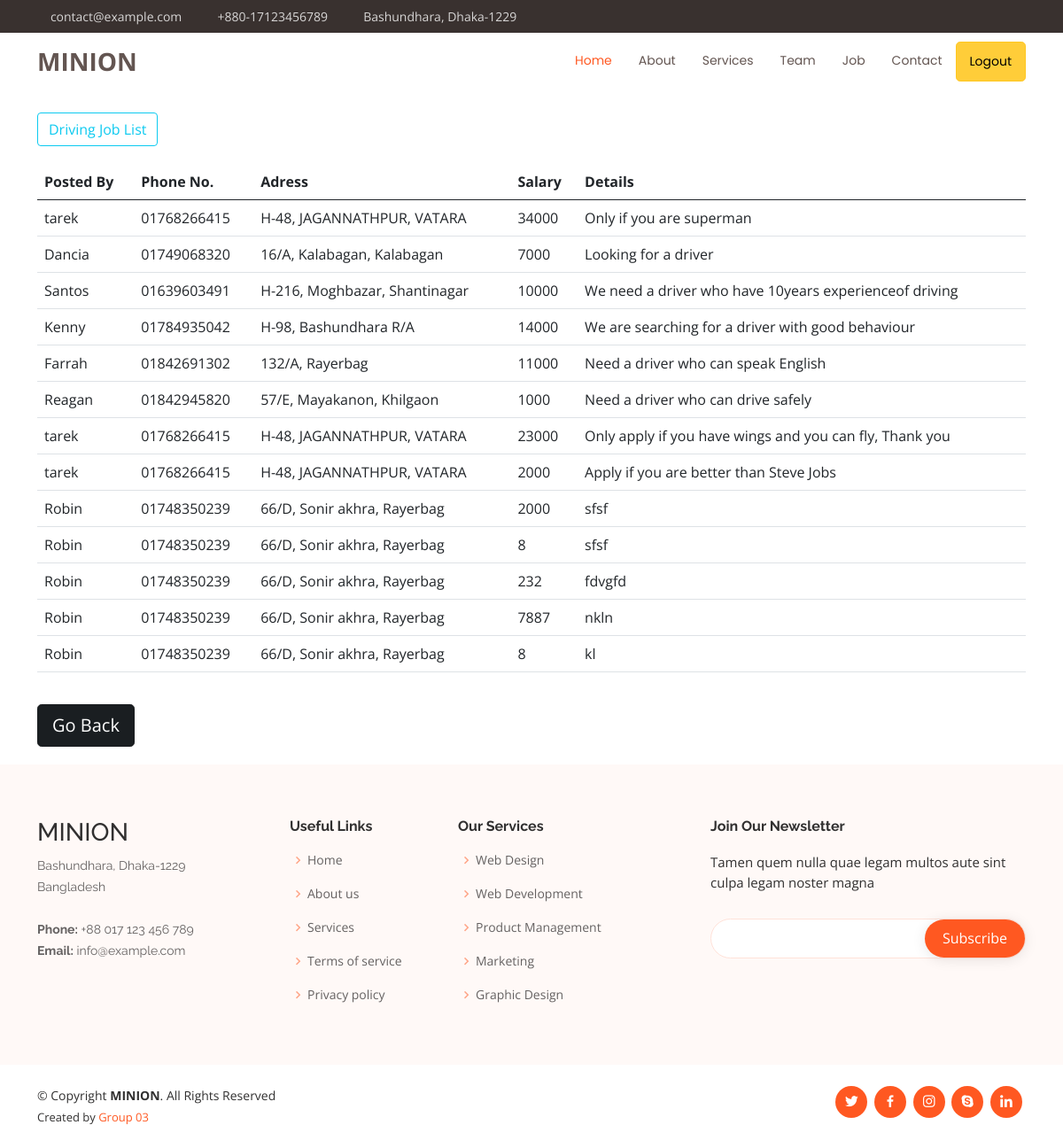
The app's page /drivingjobs.php (signed in) with its own data.
### tables this page shows
CREATE TABLE `jobs` (
  `jobid` varchar(10) NOT NULL,
  `userid` varchar(10) NOT NULL,
  `wtype` int(1) NOT NULL,
  `salary` int(10) NOT NULL,
  `details` varchar(255) NOT NULL
);

CREATE TABLE `users` (
  `userid` varchar(10) NOT NULL,
  `username` varchar(255) NOT NULL,
  `userpassword` varchar(10) NOT NULL,
  `userphone` varchar(11) NOT NULL,
  `useremail` varchar(255) NOT NULL,
  `useradress` varchar(255) NOT NULL,
  `userage` int(10) NOT NULL,
  `usergender` int(1) NOT NULL,
  `active` int(1) NOT NULL
);

### drivingjobs.php (the view, shortened to what this page needs)
<?php session_start();
if (isset($_SESSION['workerid'])) {
?>
  <!DOCTYPE html>
  <html lang="en">
  <head>
    <link href="assets/vendor/bootstrap/css/bootstrap.min.css" rel="stylesheet" />
    <link href="assets/vendor/icofont/icofont.min.css" rel="stylesheet" />
    <link href="assets/vendor/boxicons/css/boxicons.min.css" rel="stylesheet" />
    <link href="assets/vendor/venobox/venobox.css" rel="stylesheet" />
    <link href="assets/vendor/owl.carousel/assets/owl.carousel.min.css" rel="stylesheet" />
    <link href="assets/vendor/aos/aos.css" rel="stylesheet" />
    <link href="assets/css/style.css" rel="stylesheet" />
  </head>
  <body>
    <section id="topbar" class="d-none d-lg-block">
      <div class="container d-flex justify-content-between">
        <div class="contact-info">
          <ul>
            <li>
              <i class="icofont-envelope"></i><a href="mailto:contact@example.com">contact@example.com</a>
            </li>
            <li><i class="icofont-phone"></i> +880-17123456789</li>
            <li><i class="icofont-address-book"></i> Bashundhara, Dhaka-1229</li>
          </ul>
        </div>
      </div>
    </section>
    <header id="header">
      <div class="container d-flex justify-content-between">
        <div class="logo">
          <h1 class="text-light">
            <a href="index.php"><span>MINION</span></a>
          </h1>
        </div>
        <nav class="nav-menu d-none d-lg-block">
          <ul>
            <li class="active"><a href="index.php">Home</a></li>
            <li><a href="#about">About</a></li>
            <li><a href="#services">Services</a></li>
            <li><a href="#team">Team</a></li>
            <li><a href="#job">Job</a></li>
            <li><a href="#contact">Contact</a></li>
            <li><a href="processlogout.php?logout" class="btn btn-warning btn-lg active" role="button" aria-pressed="true">Logout</a></li>
          </ul>
      </div>
    </header>
    <div class="container">
      <a class="btn btn-outline-info" href="drivingjobs.php" role="button" style="margin:20px 0px;">Driving Job List</a>
      <?php
      $servername = "localhost";
      $username = "root";
      $password = "";
      $dbname = "workerreview";
      $conn = new mysqli($servername, $username, $password, $dbname);
      $sql = "SELECT users.username, users.userphone, users.useradress, jobs.salary, jobs.details, jobs.wtype FROM jobs,users WHERE jobs.userid = users.userid";
      $result = mysqli_query($conn, $sql) or die(mysqli_erro($mysqli));
      ?>
      <div class="rpw justify-content-center">
        <table class="table">
          <thead class="thead-dark">
            <tr>
              <th>Posted By</th>
              <th>Phone No.</th>
              <th>Adress</th>
              <th>Salary</th>
              <th>Details</th>
            </tr>
          </thead>
          <?php
          while ($row = $result->fetch_assoc()) : ?>
            <?php if ($row['wtype'] == 1) { ?>
              <tr>
                <td><?php echo $row['username']; ?></td>
                <td><?php echo $row['userphone']; ?></td>
                <td><?php echo $row['useradress']; ?></td>
                <td><?php echo $row['salary']; ?></td>
                <td><?php echo $row['details']; ?></td>
              </tr>
            <?php } ?>
          <?php endwhile; ?>
        </table>
        <a href="worker.php" class="btn btn-dark btn-lg active" role="button" aria-pressed="true" style="margin:20px 0px;">Go Back</a>
      </div>
    </div>
    <footer id="footer">
      <div class="footer-top">
        <div class="container">
          <div class="row">
            <div class="col-lg-3 col-md-6 footer-contact">
              <h3>MINION</h3>
              <p>
                Bashundhara, Dhaka-1229<br />
                Bangladesh <br /><br />
                <strong>Phone:</strong> +88 017 123 456 789<br />
                <strong>Email:</strong> info@example.com<br />
              </p>
            </div>
            <div class="col-lg-2 col-md-6 footer-links">
              <h4>Useful Links</h4>
              <ul>
                <li>
                  <i class="bx bx-chevron-right"></i> <a href="#">Home</a>
                </li>
                <li>
                  <i class="bx bx-chevron-right"></i> <a href="#">About us</a>
                </li>
                <li>
                  <i class="bx bx-chevron-right"></i> <a href="#">Services</a>
                </li>
                <li>
                  <i class="bx bx-chevron-right"></i>
                  <a href="#">Terms of service</a>
                </li>
                <li>
                  <i class="bx bx-chevron-right"></i>
                  <a href="#">Privacy policy</a>
                </li>
              </ul>
            </div>
            <div class="col-lg-3 col-md-6 footer-links">
              <h4>Our Services</h4>
              <ul>
                <li>
                  <i class="bx bx-chevron-right"></i> <a href="#">Web Design</a>
                </li>
                <li>
                  <i class="bx bx-chevron-right"></i>
                  <a href="#">Web Development</a>
                </li>
                <li>
                  <i class="bx bx-chevron-right"></i>
                  <a href="#">Product Management</a>
                </li>
                <li>
                  <i class="bx bx-chevron-right"></i> <a href="#">Marketing</a>
                </li>
                <li>
                  <i class="bx bx-chevron-right"></i>
                  <a href="#">Graphic Design</a>
                </li>
              </ul>
            </div>
            <div class="col-lg-4 col-md-6 footer-newsletter">
              <h4>Join Our Newsletter</h4>
              <p>
                Tamen quem nulla quae legam multos aute sint culpa legam noster
                magna
              </p>
              <form action="" method="post">
                <input type="email" name="email" /><input type="submit" value="Subscribe" />
              </form>
            </div>
          </div>
        </div>
      </div>
      <div class="container d-lg-flex py-4">
        <div class="me-lg-auto text-center text-lg-start">
          <div class="copyright">
            &copy; Copyright <strong><span>MINION</span></strong>. All Rights Reserved
          </div>
          <div class="credits">
            Created by <a href="#">Group 03</a>
          </div>
        </div>
        <div class="social-links text-center text-lg-right pt-3 pt-lg-0">
          <a href="#" class="twitter"><i class="bx bxl-twitter"></i></a>
          <a href="#" class="facebook"><i class="bx bxl-facebook"></i></a>
          <a href="#" class="instagram"><i class="bx bxl-instagram"></i></a>
          <a href="#" class="google-plus"><i class="bx bxl-skype"></i></a>
          <a href="#" class="linkedin"><i class="bx bxl-linkedin"></i></a>
        </div>
      </div>
    </footer>
  </body>
  </html>
<?php } ?>

### assets/css/style.css (style rules this page uses)
body { font-family: "Open Sans", sans-serif; color: #313030; }
a { color: #ff5821; text-decoration: none; }
h1, h2, h3, h4, h5, h6 { font-family: "Raleway", sans-serif; }
@media (prefers-reduced-motion: no-preference) { :root { scroll-behavior: auto; } }
#topbar { background: #39312f; font-size: 14px; padding: 0; color: rgba(255, 255, 255, 0.8); }
#topbar .contact-info ul { padding: 0; margin: 0; list-style: none; }
#topbar .contact-info li { display: inline-block; padding: 8px 0; }
#topbar .contact-info li + li { margin-left: 18px; }
#topbar .contact-info a { color: rgba(255, 255, 255, 0.8); transition: 0.3s; }
#topbar .contact-info i { color: #ff5821; padding-right: 4px; }
#header { height: 70px; transition: all 0.5s; z-index: 997; transition: all 0.5s; padding: 10px 0; background: #fff; }
#header .logo h1 { font-size: 28px; margin: 0; padding: 8px 0; line-height: 1; font-weight: 700; font-family: "Open Sans", sans-serif; }
#header .logo h1 a, #header .logo h1 a:hover { color: #635551; text-decoration: none; }
.nav-menu, .nav-menu * { margin: 0; padding: 0; list-style: none; }
.nav-menu > ul > li { position: relative; white-space: nowrap; float: left; }
.nav-menu a { display: block; position: relative; color: #635551; padding: 11px 15px; transition: 0.3s; font-size: 14px; font-family: "Poppins", sans-serif; }
.nav-menu a:hover, .nav-menu .active > a, .nav-menu li:hover > a { color: #ff5821; text-decoration: none; }
.mobile-nav { position: fixed; top: 55px; right: 15px; bottom: 15px; left: 15px; z-index: 9999; overflow-y: auto; background: #fff; transition: ease-in-out 0.2s; opacity: 0; visibility: hidden; border-radius: 10px; padding: 10px 0; }
.mobile-nav * { margin: 0; padding: 0; list-style: none; }
.mobile-nav a { display: block; position: relative; color: #473d3a; padding: 10px 20px; font-weight: 500; outline: none; }
.mobile-nav a:hover, .mobile-nav .active > a, .mobile-nav li:hover > a { color: #ff5821; text-decoration: none; }
section { padding: 60px 0; overflow: hidden; }
#footer { color: #313030; font-size: 14px; background: #fff; }
#footer .footer-top { padding: 60px 0 30px 0; background: #fff9f7; }
#footer .footer-top .footer-contact { margin-bottom: 30px; }
#footer .footer-top .footer-contact p { font-size: 14px; line-height: 24px; margin-bottom: 0; font-family: "Raleway", sans-serif; color: #656262; }
#footer .footer-top h4 { font-size: 16px; font-weight: bold; color: #313030; position: relative; padding-bottom: 12px; }
#footer .footer-top .footer-links { margin-bottom: 30px; }
#footer .footer-top .footer-links ul { list-style: none; padding: 0; margin: 0; }
#footer .footer-top .footer-links ul i { padding-right: 2px; color: #ffa587; font-size: 18px; line-height: 1; }
#footer .footer-top .footer-links ul li { padding: 10px 0; display: flex; align-items: center; }
#footer .footer-top .footer-links ul li:first-child { padding-top: 0; }
#footer .footer-top .footer-links ul a { color: #656262; transition: 0.3s; display: inline-block; line-height: 1; }
#footer .footer-newsletter { font-size: 15px; }
#footer .footer-newsletter h4 { font-size: 16px; font-weight: bold; color: #313030; position: relative; padding-bottom: 12px; }
#footer .footer-newsletter form { margin-top: 30px; background: #fff; padding: 6px 10px; position: relative; border-radius: 50px; text-align: left; border: 1px solid #ffe2d9; }
#footer .footer-newsletter form input[type="email"] { border: 0; padding: 4px 8px; width: calc(100% - 100px); }
#footer .footer-newsletter form input[type="submit"] { position: absolute; top: 0; right: 0; bottom: 0; border: 0; background: none; font-size: 16px; padding: 0 20px; background: #ff5821; color: #fff; transition: 0.3s; border-radius: 50px; box-shadow: 0px 2px 15px rgba(0, 0, 0, 0.1); }
#footer .credits { padding-top: 5px; font-size: 13px; color: #313030; }
#footer .social-links a { font-size: 18px; display: inline-block; background: #ff5821; color: #fff; line-height: 1; padding: 8px 0; margin-right: 4px; border-radius: 50%; text-align: center; width: 36px; height: 36px; transition: 0.3s; }

### records on screen
jobs: userid.username "tarek", userid.userphone "01768266415", userid.useradress "H-48, JAGANNATHPUR, VATARA", salary "34000", details "Only if you are superman"
jobs: userid.username "Dancia", userid.userphone "01749068320", userid.useradress "16/A, Kalabagan, Kalabagan", salary "7000", details "Looking for a driver"
jobs: userid.username "Santos", userid.userphone "01639603491", userid.useradress "H-216, Moghbazar, Shantinagar", salary "10000", details "We need a driver who have 10years experienceof driving"
jobs: userid.username "Kenny", userid.userphone "01784935042", userid.useradress "H-98, Bashundhara R/A", salary "14000", details "We are searching for a driver with good behaviour"
jobs: userid.username "Farrah", userid.userphone "01842691302", userid.useradress "132/A, Rayerbag", salary "11000", details "Need a driver who can speak English"
jobs: userid.username "Reagan", userid.userphone "01842945820", userid.useradress "57/E, Mayakanon, Khilgaon", salary "1000", details "Need a driver who can drive safely"
jobs: userid.username "tarek", userid.userphone "01768266415", userid.useradress "H-48, JAGANNATHPUR, VATARA", salary "23000", details "Only apply if you have wings and you can fly, Thank you"
jobs: userid.username "tarek", userid.userphone "01768266415", userid.useradress "H-48, JAGANNATHPUR, VATARA", salary "2000", details "Apply if you are better than Steve Jobs"
jobs: userid.username "Robin", userid.userphone "01748350239", userid.useradress "66/D, Sonir akhra, Rayerbag", salary "2000", details "sfsf"
jobs: userid.username "Robin", userid.userphone "01748350239", userid.useradress "66/D, Sonir akhra, Rayerbag", salary "8", details "sfsf"
jobs: userid.username "Robin", userid.userphone "01748350239", userid.useradress "66/D, Sonir akhra, Rayerbag", salary "232", details "fdvgfd"
jobs: userid.username "Robin", userid.userphone "01748350239", userid.useradress "66/D, Sonir akhra, Rayerbag", salary "7887", details "nkln"
jobs: userid.username "Robin", userid.userphone "01748350239", userid.useradress "66/D, Sonir akhra, Rayerbag", salary "8", details "kl"
